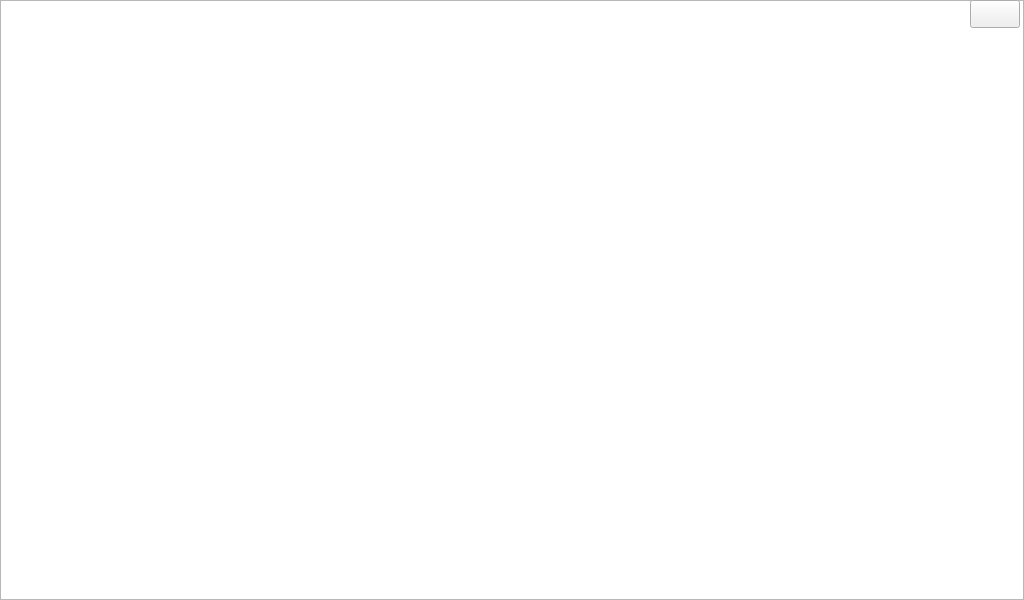
<?xml version="1.0" encoding="UTF-8"?>
<ui version="4.0">
 <class>fileIndex</class>
 <widget class="QMainWindow" name="fileIndex">
  <property name="geometry">
   <rect>
    <x>0</x>
    <y>0</y>
    <width>1024</width>
    <height>600</height>
   </rect>
  </property>
  <property name="minimumSize">
   <size>
    <width>1024</width>
    <height>600</height>
   </size>
  </property>
  <property name="maximumSize">
   <size>
    <width>1024</width>
    <height>600</height>
   </size>
  </property>
  <property name="windowTitle">
   <string>MainWindow</string>
  </property>
  <widget class="QWidget" name="centralwidget">
   <widget class="QTabWidget" name="tabWidget">
    <property name="geometry">
     <rect>
      <x>0</x>
      <y>0</y>
      <width>1024</width>
      <height>600</height>
     </rect>
    </property>
    <property name="minimumSize">
     <size>
      <width>1024</width>
      <height>600</height>
     </size>
    </property>
    <property name="maximumSize">
     <size>
      <width>1024</width>
      <height>600</height>
     </size>
    </property>
    <property name="focusPolicy">
     <enum>Qt::NoFocus</enum>
    </property>
    <property name="styleSheet">
     <string notr="true">background-color: rgb(208, 201, 194);</string>
    </property>
    <property name="currentIndex">
     <number>-1</number>
    </property>
   </widget>
   <widget class="QListWidget" name="picWidget">
    <property name="geometry">
     <rect>
      <x>0</x>
      <y>0</y>
      <width>1024</width>
      <height>600</height>
     </rect>
    </property>
    <property name="minimumSize">
     <size>
      <width>1024</width>
      <height>600</height>
     </size>
    </property>
   </widget>
   <widget class="QListWidget" name="vidWidget">
    <property name="geometry">
     <rect>
      <x>0</x>
      <y>0</y>
      <width>1024</width>
      <height>600</height>
     </rect>
    </property>
    <property name="minimumSize">
     <size>
      <width>1024</width>
      <height>600</height>
     </size>
    </property>
    <property name="maximumSize">
     <size>
      <width>1024</width>
      <height>600</height>
     </size>
    </property>
   </widget>
   <widget class="QPushButton" name="exit_bt">
    <property name="geometry">
     <rect>
      <x>970</x>
      <y>0</y>
      <width>50</width>
      <height>28</height>
     </rect>
    </property>
    <property name="styleSheet">
     <string notr="true">border-image: url(:/new/prefix1/images/exit.png);</string>
    </property>
    <property name="text">
     <string/>
    </property>
   </widget>
  </widget>
 </widget>
 <resources/>
 <connections/>
</ui>
